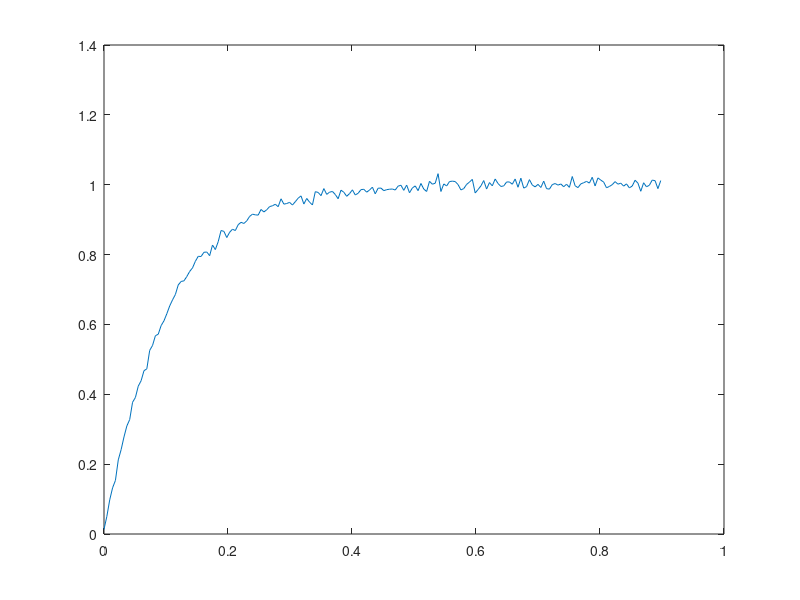

The MATLAB script that drew this image: (Note: this script raises an error after producing the figure.)
%% read file

a = dlmread('conjunto1.txt');
plot(a(:,2),a(:,1))

%% 
yy = smooth(a(:,2),a(:,1),'moving');
figure;
plot(a(:,2),yy);
figure;
fig = fit(a(:,2),a(:,1),'poly9')
plot(fig)

%%

max = a(196,2); % ver tamanho

%% 


